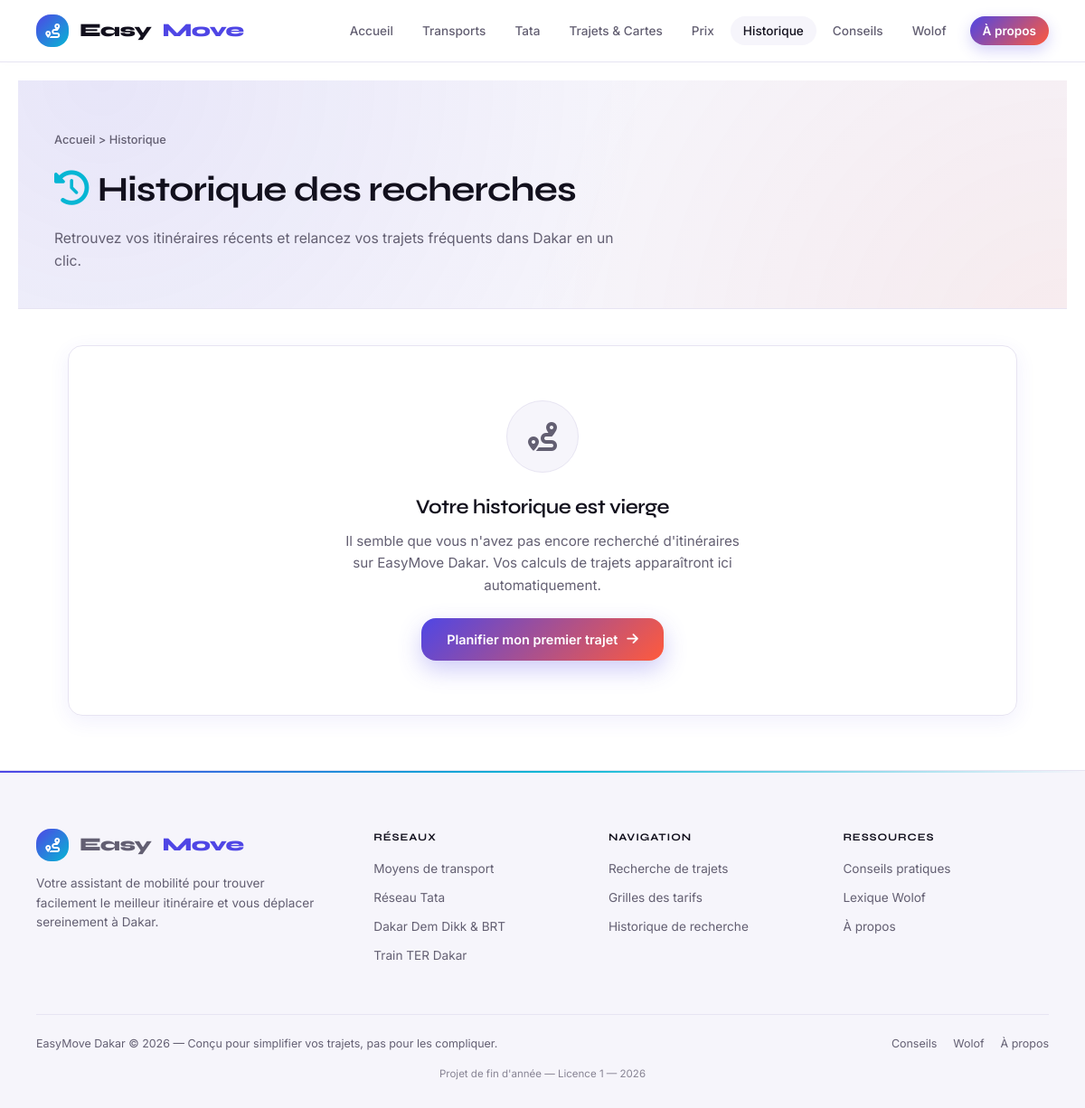
Page /historique on the earlier database version.
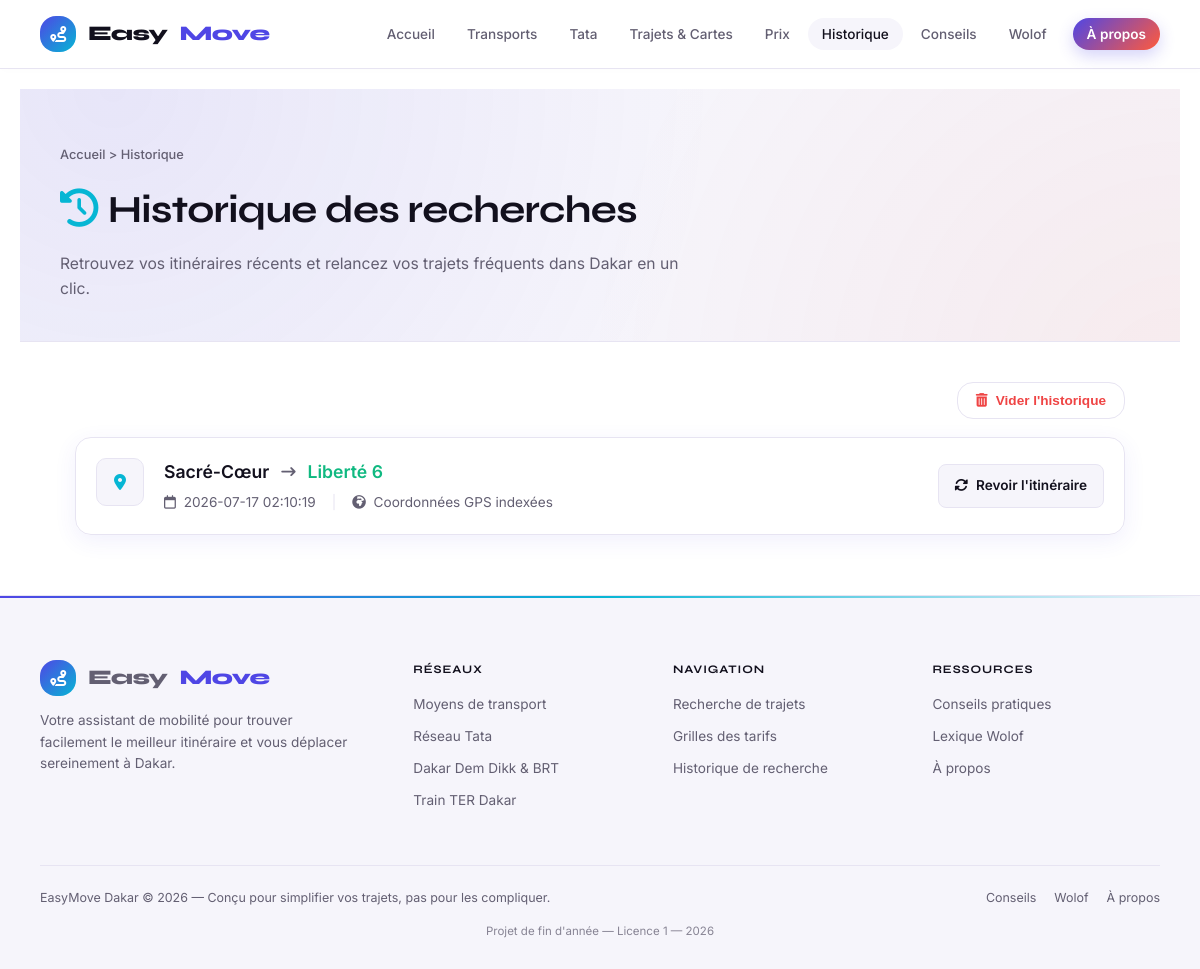
Same page on the later database version.
### tables this page shows
CREATE TABLE historique_recherches (
    id_historique       INTEGER PRIMARY KEY AUTOINCREMENT,
    adresse_depart      TEXT NOT NULL,
    adresse_arrivee     TEXT NOT NULL,
    lat_depart          REAL,
    lng_depart          REAL,
    lat_arrivee         REAL,
    lng_arrivee         REAL,
    date_recherche      DATETIME DEFAULT CURRENT_TIMESTAMP
, id_lieu_depart INTEGER, id_lieu_arrivee INTEGER);

### app.py (the view)
@app.route("/historique")
def historique():
    return render_template(
        "historique.html",
        historique=database.get_historique_recent(limite=50),
        active_page="historique"
    )

### database.py (called while the page is built)
def get_connection():
    conn = sqlite3.connect(DB_PATH)
    conn.row_factory = sqlite3.Row
    conn.execute("PRAGMA foreign_keys = ON")
    return conn

def get_historique_recent(limite=10):
    conn = get_connection()
    try:
        historique = conn.execute("""
            SELECT * FROM historique_recherches
            ORDER BY date_recherche DESC
            LIMIT ?
        """, (limite,)).fetchall()
    except sqlite3.OperationalError:
        historique = []
    conn.close()
    return historique

### templates/historique.html (shortened to what this page needs)
{% extends "base.html" %}
{% block content %}
<div class="page-header">
    <div class="container">
        <div class="breadcrumb"><a href="{{ url_for('accueil') }}">Accueil</a> > Historique</div>
        <h1><i class="fa-solid fa-clock-rotate-left" style="color: var(--accent-cyan); margin-right: 10px;"></i>Historique des recherches</h1>
        <p>Retrouvez vos itinéraires récents et relancez vos trajets fréquents dans Dakar en un clic.</p>
    </div>
</div>
<div class="container" style="padding: 40px 0; max-width: 1050px;">
    {% if historique|length > 0 %}
    <div class="historique-header-actions">
        <button type="button" id="btnViderHistorique" class="btn-vider-historique" aria-label="Vider tout l'historique de recherches">
            <i class="fa-solid fa-trash-can"></i> Vider l'historique
        </button>
    </div>
    {% endif %}
    {% if historique|length == 0 %}
    <div class="bento-card" style="text-align: center; padding: 60px 20px;">
        <div style="width: 80px; height: 80px; background: var(--bg-secondary); border: 1px solid var(--border-color); border-radius: 50%; display: flex; align-items: center; justify-content: center; margin: 0 auto 20px auto;">
            <i class="fa-solid fa-route" style="font-size: 2rem; color: var(--text-muted);"></i>
        </div>
        <h2 style="font-size: 1.4rem; font-weight: 600; margin-bottom: 8px; color: var(--text-main);">Votre historique est vierge</h2>
        <p style="color: var(--text-muted); max-width: 450px; margin: 0 auto 24px auto; font-size: 0.95rem; line-height: 1.6;">
            Il semble que vous n'avez pas encore recherché d'itinéraires sur EasyMove Dakar. Vos calculs de trajets apparaîtront ici automatiquement.
        </p>
        <a href="{{ url_for('trajets') }}" class="btn-primary" style="text-decoration: none;">
            Planifier mon premier trajet <i class="fa-solid fa-arrow-right"></i>
        </a>
    </div>
    {% else %}
    <div style="display: flex; flex-direction: column; gap: 16px;">
        {% for item in historique %}
        <div class="bento-card historique-item stagger-item" style="padding: 20px; transition: transform 0.2s, border-color 0.2s;">
            <div class="historique-main">
                <div style="background: var(--bg-secondary); border: 1px solid var(--border-color); width: 48px; height: 48px; border-radius: 10px; display: flex; align-items: center; justify-content: center; flex-shrink: 0; color: var(--text-muted);">
                    <i class="fa-solid fa-location-dot" style="color: var(--accent-cyan);"></i>
                </div>
                <div style="display: flex; flex-direction: column; gap: 6px; min-width: 0;">
                    <div style="display: flex; align-items: center; gap: 12px; flex-wrap: wrap;">
                        <span style="font-weight: 600; font-size: 1.1rem; color: var(--text-main);">{{ item.adresse_depart }}</span>
                        <i class="fa-solid fa-arrow-right-long" style="color: var(--text-muted); font-size: 0.9rem;"></i>
                        <span style="font-weight: 600; font-size: 1.1rem; color: var(--accent-vert);">{{ item.adresse_arrivee }}</span>
                    </div>
                    <div style="display: flex; align-items: center; gap: 16px; font-size: 0.85rem; color: var(--text-muted);">
                        <span>
                            <i class="fa-regular fa-calendar" style="margin-right: 4px;"></i> {{ item.date_recherche }}
                        </span>
                        {% if item.lat_depart and item.lat_arrivee %}
                        <span style="color: var(--border-color);">|</span>
                        <span>
                            <i class="fa-solid fa-earth-africa" style="margin-right: 4px;"></i> Coordonnées GPS indexées
                        </span>
                        {% endif %}
                    </div>
                </div>
            </div>
            <div class="historique-actions" style="display: flex; align-items: center; gap: 12px;">
                <a href="{{ url_for('resultat_trajet', depart=item.id_lieu_depart, arrivee=item.id_lieu_arrivee) if item.id_lieu_depart and item.id_lieu_arrivee else url_for('trajets') }}"
                   title="Relancer cette recherche d'itinéraire"
                   style="background: var(--bg-secondary); border: 1px solid var(--border-color); color: var(--text-main); padding: 10px 16px; border-radius: 8px; font-weight: 600; font-size: 0.85rem; text-decoration: none; display: flex; align-items: center; justify-content: center; gap: 8px; transition: var(--transition);">
                    <i class="fa-solid fa-rotate"></i> Revoir l'itinéraire
                </a>
            </div>
        </div>
        {% endfor %}
    </div>
    {% endif %}
</div>
{% endblock %}

### templates/base.html (shortened to what this page needs)
<!DOCTYPE html>
<html lang="fr">
<head>
    <link rel="stylesheet" href="https://cdnjs.cloudflare.com/ajax/libs/font-awesome/6.4.0/css/all.min.css">
    <link rel="stylesheet" href="https://unpkg.com/leaflet@1.9.4/dist/leaflet.css"
 />
    <link rel="stylesheet" href="{{ url_for('static', filename='css/style.css') }}">
</head>
<body>
    <nav class="navbar">
        <div class="container">
            <div class="navbar-inner">
                <a href="{{ url_for('accueil') }}" class="logo">
                    <div class="logo-icon"><i class="fa-solid fa-route"></i></div>
                    Easy<em>Move</em>
                </a>
                <ul class="nav-links" id="navLinks">
                    <li><a href="{{ url_for('accueil') }}" class="{{ 'active' if active_page == 'accueil' }}">Accueil</a>
                    </li>
                    <li><a href="{{ url_for('transports') }}"
                            class="{{ 'active' if active_page == 'transports' }}">Transports</a></li>
                    <li><a href="{{ url_for('minibus') }}" class="{{ 'active' if active_page == 'minibus' }}">Tata</a></li>
                    <li><a href="{{ url_for('trajets') }}" class="{{ 'active' if active_page == 'trajets' }}">Trajets &amp;
                            Cartes</a></li>
                    <li><a href="{{ url_for('prix') }}" class="{{ 'active' if active_page == 'prix' }}">Prix</a></li>
                    <li><a href="{{ url_for('historique') }}"
                            class="{{ 'active' if active_page == 'historique' }}">Historique</a></li>
                    <li><a href="{{ url_for('conseils') }}" class="{{ 'active' if active_page == 'conseils' }}">Conseils</a>
                    </li>
                    <li><a href="{{ url_for('wolof') }}" class="{{ 'active' if active_page == 'wolof' }}">Wolof</a></li>
                    <li><a href="{{ url_for('apropos') }}" class="nav-cta {{ 'active' if active_page == 'apropos' }}">À
                            propos</a></li>
                </ul>
            </div>
        </div>
    </nav>
    <main class="main-content">
        {% block content %}{% endblock %}
    </main>
    <footer>
        <div class="container">
            <div class="footer-grid">
                <div class="footer-brand">
                    <div class="logo">
                        <div class="logo-icon"><i class="fa-solid fa-route"></i></div>
                        Easy<em>Move</em>
                    </div>
                    <p>Votre assistant de mobilité pour trouver facilement le meilleur itinéraire et vous déplacer sereinement à Dakar.</p>
                </div>
                <div class="footer-col">
                    <h4>Réseaux</h4>
                    <a href="{{ url_for('transports') }}">Moyens de transport</a>
                    <a href="{{ url_for('minibus') }}">Réseau Tata</a>
                    <a href="{{ url_for('transports') }}">Dakar Dem Dikk &amp; BRT</a>
                    <a href="{{ url_for('transports') }}">Train TER Dakar</a>
                </div>
                <div class="footer-col">
                    <h4>Navigation</h4>
                    <a href="{{ url_for('trajets') }}">Recherche de trajets</a>
                    <a href="{{ url_for('prix') }}">Grilles des tarifs</a>
                    <a href="{{ url_for('historique') }}">Historique de recherche</a>
                </div>
                <div class="footer-col">
                    <h4>Ressources</h4>
                    <a href="{{ url_for('conseils') }}">Conseils pratiques</a>
                    <a href="{{ url_for('wolof') }}">Lexique Wolof</a>
                    <a href="{{ url_for('apropos') }}">À propos</a>
                </div>
            </div>
            <div class="footer-bottom">
                <span>EasyMove Dakar © 2026 — Conçu pour simplifier vos trajets, pas pour les compliquer.</span>
                <div class="footer-bottom-links">
                    <a href="{{ url_for('conseils') }}">Conseils</a>
                    <a href="{{ url_for('wolof') }}">Wolof</a>
                    <a href="{{ url_for('apropos') }}">À propos</a>
                </div>
            </div>
            <div class="footer-academic">Projet de fin d'année — Licence 1 — 2026</div>
        </div>
    </footer>
</body>
</html>

Differences in the rows shown:
added historique_recherches: adresse_depart "Sacré-Cœur", adresse_arrivee "Liberté 6", date_recherche "2026-07-17 02:10:19", lat_depart 14.7186 (drawn)
Other differences:
text no longer shown: "Votre historique est vierge Il semble que vous n'avez pas encore recherché d'itinéraires sur EasyMove Dakar. Vos calculs de trajets apparaîtront ici automatiquement. Planifier mon premier trajet"
text now shown: "Vider l'historique"
